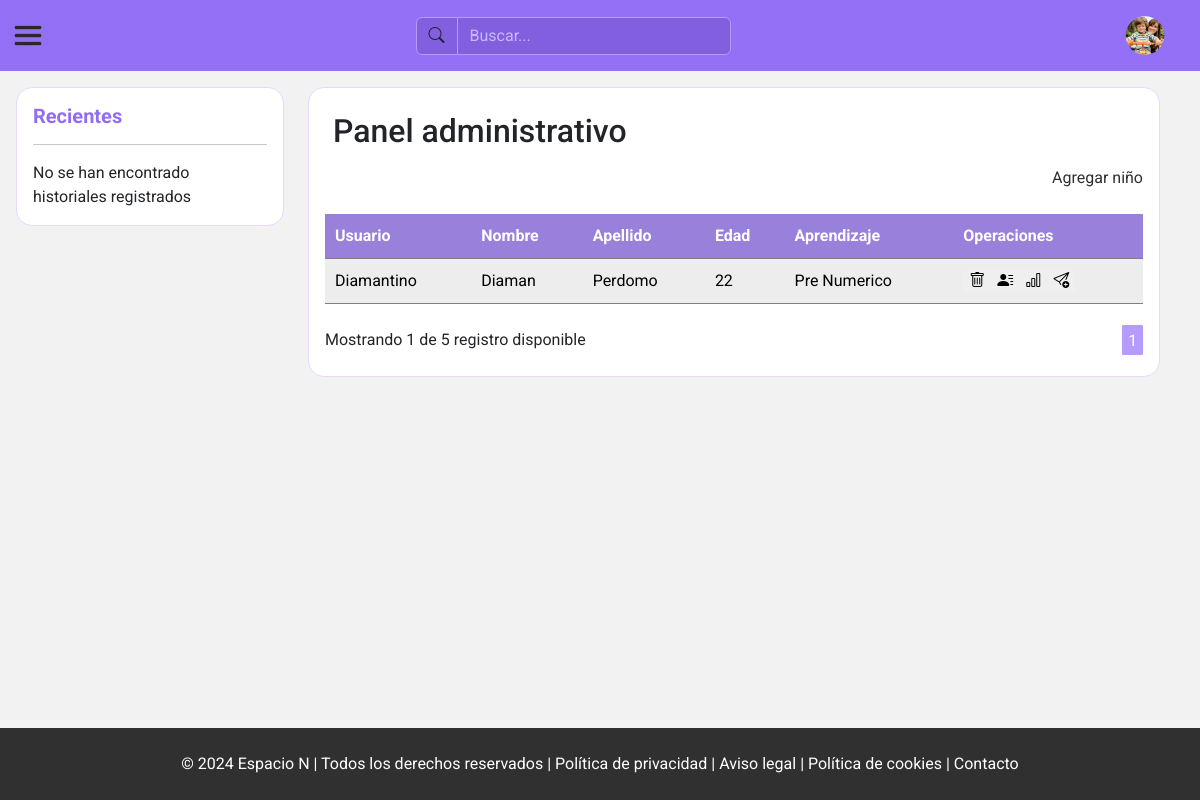
Page /view/admin/dashboard.php?page=1 (signed in) on the committed database.
### tables this page shows
CREATE TABLE `ninos` (
  `id_nino` int(10) NOT NULL,
  `id_genero` int(10) NOT NULL,
  `id_categoria_actividades` int(10) NOT NULL,
  `id_usuario` int(10) NOT NULL,
  `id_profesional` int(10) NOT NULL,
  `nombre` varchar(70) NOT NULL,
  `apellido` varchar(70) NOT NULL,
  `fecha_nacimiento` date DEFAULT NULL,
  `ultimo_acceso` datetime DEFAULT NULL
);

CREATE TABLE `usuarios` (
  `id_usuario` int(10) NOT NULL,
  `id_rol` int(10) NOT NULL,
  `usuario` varchar(15) DEFAULT NULL,
  `clave` varchar(8) DEFAULT NULL,
  `estado` bit(1) DEFAULT b'0',
  `permisos` bit(1) DEFAULT b'0',
  `fecha_hora_creacion` datetime DEFAULT NULL
);

### view/admin/Dashboard.php (the view, shortened to what this page needs)
<!DOCTYPE html>
<html lang="es">
<head>
    <link href="https://cdn.jsdelivr.net/npm/bootstrap@5.3.3/dist/css/bootstrap.min.css" rel="stylesheet"
>
    <link rel="stylesheet" href="https://cdn.jsdelivr.net/npm/bootstrap-icons@1.11.3/font/bootstrap-icons.min.css">
    <link rel="stylesheet" href="../../css/reset.css">
    <link rel="stylesheet" href="../../css/components/table.css">
    <link rel="stylesheet" href="../../css/components/offcanvas.css">
    <link rel="stylesheet" href="../../css/components/modalWindows.css">
    <link rel="stylesheet" href="../../css/components/header.css">
    <link rel="stylesheet" href="../../css/components/semanticTag.css">
    <link rel="stylesheet" href="../../css/components/row.css">
    <link rel="stylesheet" href="../../css/admin/dashboard.css">
</head>
<body>
    <?php include './../include/admin/header.php' ?>
    <main class="">
        <div class="row h-100">
            <div class="col-3 h-100">
                <section class="historyChilds">
                    <h5>Recientes</h5>
                    <hr>
                    <?php
                    include '../../php/admin/showHistorys.php';
                    ?>
                </section>
            </div>
            <div class="col-9">
                <div>
                    <section class="childs">
                        <h1 class="m-2">Panel administrativo</h1>
                        <div class="containerAddChilds">
                            <div>
                                <a href="./child/add.php">Agregar niño</a>
                            </div>
                        </div>
                    </section>
                    <?php
                    function showChilds()
                    {
                        include '../../php/connectionBD.php';
                        $id_admin = $_SESSION["id_profesional"];
                        echo " <section class='table'>
                        <table class='dataTable'>
                            <thead>
                                <tr>
                                    <th>Usuario</th>
                                    <th>Nombre</th>
                                    <th>Apellido</th>
                                    <th>Edad</th>
                                    <th>Aprendizaje</th>
                                    <th>Operaciones</th>
                                </tr>
                            </thead>";
                        $pagina_actual = isset($_GET['page']) && is_numeric($_GET['page']) ? $_GET['page'] : 1;
                        $sqlCount = 'SELECT COUNT(*) as total FROM ninos WHERE id_profesional = :id';
                        $count = $pdo->prepare($sqlCount);
                        $count->bindParam('id', $id_admin, PDO::PARAM_INT);
                        $count->execute();
                        $total = $count->fetch(PDO::FETCH_ASSOC);
                        $total_registros = $total["total"];
                        $registros_por_pagina = 5;
                        $total_paginas = ceil($total_registros / $registros_por_pagina);
                        $sqlSelect = 'SELECT id_nino, ninos.id_usuario as id_usuario_nino, usuario, nombre, apellido, id_categoria_actividades, fecha_nacimiento FROM ninos
                                INNER JOIN usuarios ON ninos.id_usuario = usuarios.id_usuario WHERE id_profesional = :id
                                LIMIT :inicio, :registros_por_pagina
                                ';
                        $inicio = ($pagina_actual - 1) * $registros_por_pagina;
                        $stmt = $pdo->prepare($sqlSelect);
                        $stmt->bindParam('id', $id_admin, PDO::PARAM_INT);
                        $stmt->bindValue(':inicio', $inicio, PDO::PARAM_INT);
                        $stmt->bindValue(':registros_por_pagina', $registros_por_pagina, PDO::PARAM_INT);
                        $stmt->execute();
                        if ($stmt->rowCount() > 0) {
                            $result = $stmt->fetchAll(PDO::FETCH_ASSOC);
                            foreach ($result as $row) {
                                switch ($row["id_categoria_actividades"]) {
                                    case 1:
                                        $showA = "Pre Numerico";
                                        break;
                                }
                                $fecha_nacimiento = $row["fecha_nacimiento"];
                                $fecha_actual = date("Y-m-d");
                                $timestamp_nacimiento = strtotime($fecha_nacimiento);
                                $timestamp_actual = strtotime($fecha_actual);
                                $diferencia_segundos = $timestamp_actual - $timestamp_nacimiento;
                                $edad_en_anos = floor($diferencia_segundos / (60 * 60 * 24 * 365.25));
                                echo "<tr class='show'>";
                                echo "<td >" . $row['usuario'] . "</td>";
                                echo "<td>" . $row['nombre'] . "</td>";
                                echo "<td>" . $row['apellido'] . "</td>";
                                echo "<td>" . $edad_en_anos . "</td>";
                                echo "<td>" . $showA . "</td>";
                                echo "<td class='operations'>";
                                echo "<button class='OpenDeleteChild' data-idc='" . $row['id_nino'] . "' data-idu='" . $row['id_usuario_nino'] . "'><i class='bi bi-trash'></i></button>";
                                echo "<a href='child/modify.php?id=" . $row['id_nino'] . "'><button><i class='bi bi-person-lines-fill'></i></button></a>";
                                echo "<a href='child/progress.php?id=" . $row['id_nino'] . "'><button><i class='bi bi-bar-chart'></i></button></a>";
                                echo "<button class='OpenSendNotificationChild' data-idS='" . $row['id_nino'] . "' > <i class='bi bi-send-plus'></i></button> ";
                                echo "</td>";
                                echo "</tr>";
                            }
                        } else {
                            echo "<p>No hay registros disponibles en este momento.</p>";
                        }
                        echo " </table> </section>";
                        echo "<section class='d-flex justify-content-between align-items-center'>";
                        if ($total_registros == 0) {
                        } else if ($total_registros == 1) {
                            $userRegistration = 'registro disponible';
                            echo "<span class='messengerShowUsers'>Mostrando " . $total_registros . " de " . $registros_por_pagina . "
                                    <span class='userRegistration'> " . $userRegistration . "</span></span>";
                            for ($i = 1; $i <= $total_paginas; $i++) {
                                echo "<a href='?page=$i'>" . ($i == $pagina_actual ? '<b>' . $i . '</b>' : $i) . "</a> ";
                            }
                            echo " </section>";
                        }
                    }
                    showChilds();
                    ?>
                </div>
            </div>
        </div>
    </main>
    <?php include './../include/footer.php' ?>
</body>
</html>

### css/components/table.css (style rules this page uses)
.dataTable { display: block; width: 100%; margin: 1em 0; }
.dataTable thead, .dataTable tbody, .dataTable thead tr, .dataTable th { display: block; }
.dataTable thead { float: left; }
.dataTable td, .dataTable th { padding: .625em; line-height: 1.5em; border-bottom: 1px dashed #ccc; box-sizing: border-box; overflow-x: hidden; overflow-y: auto; }
.dataTable th { text-align: left; background: rgba(0, 0, 0, 0.14); border-bottom: 1px dashed #aaa; }
.dataTable tbody tr { display: table-cell; }
thead>tr { background: #b195ff !important; color: white !important; }
.dataTable tbody td { display: block; }
.dataTable tr:nth-child(odd) { background: rgba(0, 0, 0, 0.07); }
@media screen and (min-width: 50em) { .dataTable { display: table; } }
@media screen and (min-width: 50em) { .dataTable thead { display: table-header-group; float: none; } }
@media screen and (min-width: 50em) { .dataTable thead tr, .dataTable tbody tr { display: table-row; } }
@media screen and (min-width: 50em) { .dataTable th, .dataTable tbody td { display: table-cell; } }
@media screen and (min-width: 50em) { .dataTable td, .dataTable th { width: auto; } }

### css/components/semanticTag.css (style rules this page uses)
body { display: flex; flex-direction: column; width: 100vw; height: 100vh; background-size: contain; background-repeat: repeat; font-family: "Roboto", sans-serif; font-weight: 100; font-style: normal; font-weight: 400; }
main { flex-grow: 2; background: #f2f2f2; }
main>div { width: 100vw; }

### css/components/row.css (style rules this page uses)
.col-9>div { background: white; padding: 1rem; border-radius: 1rem; border: solid 1px #e8d8ff; }
.row { padding: 1rem; }

### css/admin/dashboard.css (style rules this page uses)
a { margin: 0.5rem 0rem; display: block; color: var(--colorBlack); text-decoration: none; }
.historyChilds { overflow-x: hidden; padding: 1rem; background: white; border-radius: 1rem; border: solid 1px #e8d8ff; }
.messengerShowUsers + a>b { color: rgb(47, 47, 47); background: #b69bff; padding: 0.3rem; border-radius: 0.1rem; color: white; border: solid 1px #b69bff; font-weight: 400; }
.historyChilds>h5 { color: #906df2; font-weight: bold; }
.operations>button, .operations>a>button { border: none !important; background-color: none !important; }
.containerAddChilds { display: flex; align-items: center; justify-content: flex-end; }
.operations>a { border: none; display: inline; }

### rows in the picture
ninos: id_usuario.usuario "Diamantino", nombre "Diaman", apellido "Perdomo", id_categoria_actividades "Pre Numerico"

### other values in the picture
$total_registros "1"
$registros_por_pagina "5"
$userRegistration "registro disponible"
